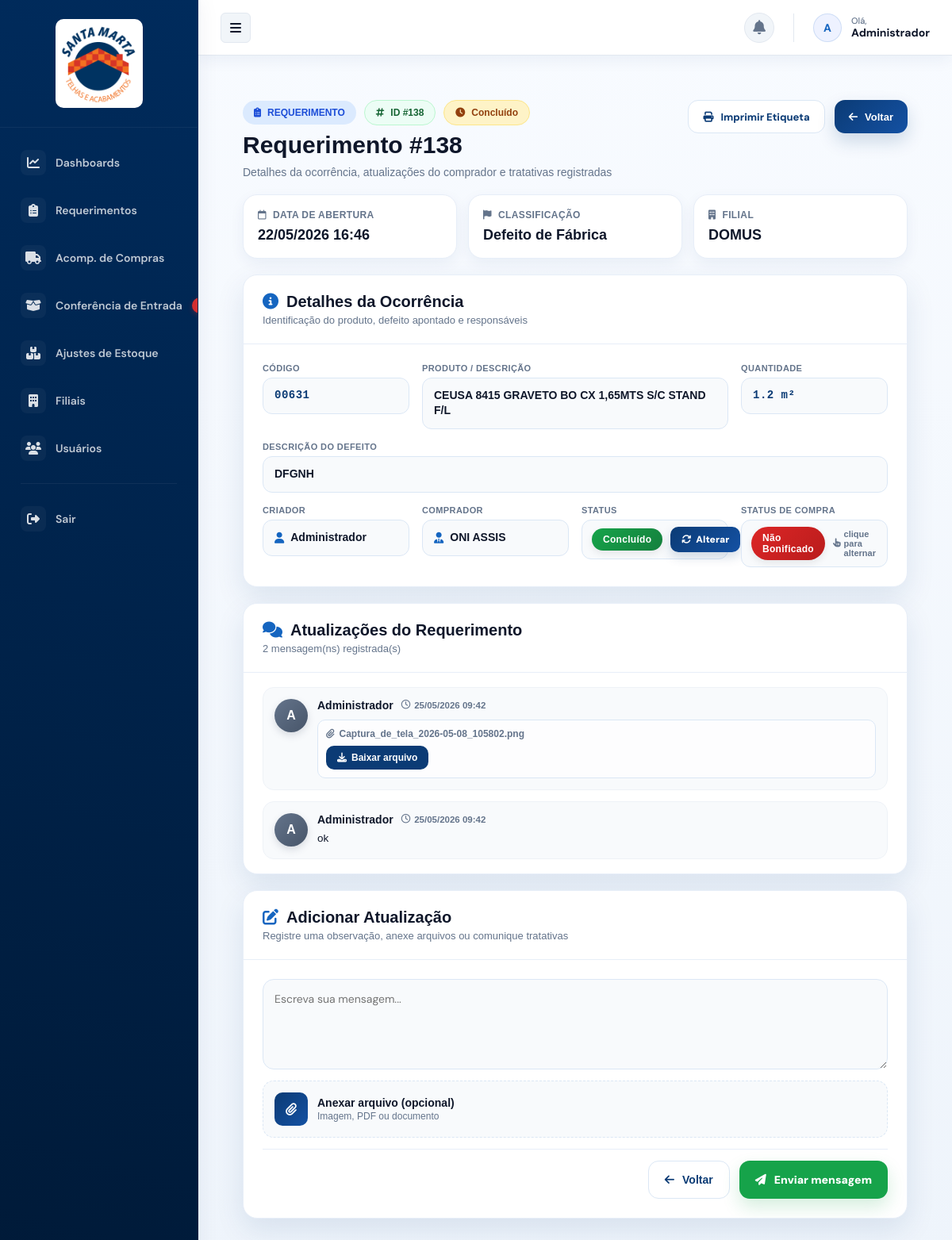
The page /chamados/138 (signed in) on the database its author committed.
### tables this page shows
CREATE TABLE chamados (
        id INTEGER PRIMARY KEY AUTOINCREMENT,
        titulo TEXT NOT NULL,
        descricao TEXT,
        status TEXT NOT NULL DEFAULT 'Aberto',
        prioridade TEXT DEFAULT 'Normal',
        criado_por INTEGER,
        tecnico_id INTEGER,
        filial_id INTEGER,
        data_abertura TEXT,
        data_resolucao TEXT
    , status_compra TEXT DEFAULT '', codigo TEXT, produto TEXT, quantidade REAL, unidade TEXT);

CREATE TABLE filiais (
        id INTEGER PRIMARY KEY AUTOINCREMENT,
        nome TEXT UNIQUE NOT NULL,
        endereco TEXT,
        cidade TEXT,
        estado TEXT,
        telefone TEXT
    );

CREATE TABLE usuarios (
        id INTEGER PRIMARY KEY AUTOINCREMENT,
        nome TEXT NOT NULL,
        usuario TEXT UNIQUE,
        email TEXT UNIQUE,
        senha TEXT NOT NULL,
        tipo TEXT NOT NULL DEFAULT 'usuario',
        filial_id INTEGER
    );

CREATE TABLE mensagens (
        id INTEGER PRIMARY KEY AUTOINCREMENT,
        chamado_id INTEGER NOT NULL,
        autor_id INTEGER NOT NULL,
        autor_nome TEXT NOT NULL,
        autor_tipo TEXT NOT NULL,
        texto TEXT,
        anexo_filename TEXT,
        anexo_path TEXT,
        data TIMESTAMP DEFAULT CURRENT_TIMESTAMP
    );

### app.py (the view)
@app.route("/chamados/<int:id>")
@login_required
def visualizar_chamado(id):
    conn = get_db_connection()
    row = conn.execute("""
        SELECT ch.*, u.nome AS criador_nome, t.nome AS tecnico_nome, f.nome AS filial_nome
        FROM chamados ch
        LEFT JOIN usuarios u ON ch.criado_por = u.id
        LEFT JOIN usuarios t ON ch.tecnico_id = t.id
        LEFT JOIN filiais f ON ch.filial_id = f.id
        WHERE ch.id = ?
    """, (id,)).fetchone()
    if not row:
        conn.close()
        flash("Chamado não encontrado.", "danger")
        return redirect(url_for("listar_chamados"))
    ch = dict(row)
    tipo = session.get("tipo")
    user_id = session.get("user_id")
    if tipo == "usuario" and ch.get("criado_por") != user_id:
        conn.close()
        flash("Você não tem permissão para acessar este chamado.", "danger")
        return redirect(url_for("listar_chamados"))
    from datetime import datetime, timedelta
    def to_brazil_time(dt):
        return dt - timedelta(hours=3)
    if ch.get("data_abertura"):
        try:
            dt = datetime.fromisoformat(ch["data_abertura"])
            br = to_brazil_time(dt)
            ch["data_abertura_fmt"] = br.strftime("%d/%m/%Y %H:%M")
            ch["data_hora_brasil"] = br.strftime("%d/%m/%Y %H:%M")
        except:
            ch["data_abertura_fmt"] = ch["data_abertura"]
            ch["data_hora_brasil"] = ch["data_abertura"]
    else:
        ch["data_abertura_fmt"] = "-"
        ch["data_hora_brasil"] = "-"
    if ch.get("data_resolucao"):
        try:
            dt2 = datetime.fromisoformat(ch["data_resolucao"])
            br2 = to_brazil_time(dt2)
            ch["data_resolucao_fmt"] = br2.strftime("%d/%m/%Y %H:%M")
        except:
            ch["data_resolucao_fmt"] = ch["data_resolucao"]
    else:
        ch["data_resolucao_fmt"] = "-"
    anexos = conn.execute(
        "SELECT * FROM anexos WHERE chamado_id=?",
        (id,)
    ).fetchall()
    msgs_raw = conn.execute(
        "SELECT * FROM mensagens WHERE chamado_id=? ORDER BY data ASC",
        (id,)
    ).fetchall()
    mensagens = []
    for m in msgs_raw:
        item = dict(m)
        try:
            dt = datetime.fromisoformat(item["data"])
            br = to_brazil_time(dt)
            item["data_fmt"] = br.strftime("%d/%m/%Y %H:%M")
        except:
            item["data_fmt"] = item["data"]
        mensagens.append(item)
    conn.close()
    return render_template(
        "chamado_detalhe.html",
        chamado=ch,
        anexos=anexos,
        mensagens=mensagens
    )

### app.py (called while the page is built, shortened)
def login_required(f):
    @wraps(f)
    def wrapped(*args, **kwargs):
        if not session.get("user_id"):
            return redirect(url_for("login"))
        return f(*args, **kwargs)
    return wrapped

@app.context_processor
def inject_now():
    return {"now": lambda: datetime.now(pytz.UTC), "year": datetime.now(pytz.UTC).year}

def get_db_connection():
    conn = sqlite3.connect(DB_PATH)
    conn.row_factory = sqlite3.Row
    return conn

def csrf_token():
    token = session.get("_csrf_token")
    if not token:
        token = secrets.token_urlsafe(32)
        session["_csrf_token"] = token
    return token

@app.context_processor
def inject_security_helpers():
    return {"csrf_token": csrf_token, "static_version": "20260527-v2"}

@app.before_request
def enforce_csrf_protection():
    if request.method in ("GET", "HEAD", "OPTIONS"):
        return None

@app.after_request
def add_security_headers(response):
    response.headers.setdefault("X-Content-Type-Options", "nosniff")
    response.headers.setdefault("X-Frame-Options", "SAMEORIGIN")
    response.headers.setdefault("Referrer-Policy", "strict-origin-when-cross-origin")
    response.headers.setdefault("Permissions-Policy", "geolocation=(), microphone=(), camera=()")
    response.headers.setdefault("Cache-Control", "no-store" if session.get("user_id") else "no-cache")
    return response

### templates/chamado_detalhe.html (shortened to what this page needs)
{% extends 'layout.html' %}
{% block content %}
{% set partes = chamado.titulo.split(' - ') %}
<div class="page">
    <div class="header">
        <div class="header-left">
            <div class="header-badges">
                <div class="badge-page">
                    <i class="fa-solid fa-clipboard-list"></i>
                    REQUERIMENTO
                </div>
                <div class="badge-filial">
                    <i class="fa-solid fa-hashtag"></i>
                    ID #{{ chamado.id }}
                </div>
                <div class="badge-status">
                    <i class="fa-solid fa-clock"></i>
                    {{ chamado.status or 'Aberto' }}
                </div>
            </div>
            <h1 class="page-title">
                Requerimento #{{ chamado.id }}
            </h1>
            <p class="page-subtitle">
                Detalhes da ocorrência, atualizações do comprador e tratativas registradas
            </p>
        </div>
        <div class="header-actions">
            <button
                type="button"
                onclick="abrirModalEtiqueta()"
                class="btn-print"
            >
                <i class="fa-solid fa-print"></i>
                Imprimir Etiqueta
            </button>
            <a
                href="{{ url_for('listar_chamados') }}"
                class="btn-back"
            >
                <i class="fa-solid fa-arrow-left"></i>
                Voltar
            </a>
        </div>
    </div>
    <div class="summary-grid">
        <div class="summary-card">
            <span><i class="fa-regular fa-calendar"></i> Data de abertura</span>
            <strong>{{ chamado.data_abertura_fmt or '-' }}</strong>
        </div>
        <div class="summary-card">
            <span><i class="fa-solid fa-flag"></i> Classificação</span>
            <strong>{{ chamado.prioridade or '-' }}</strong>
        </div>
        <div class="summary-card">
            <span><i class="fa-solid fa-building"></i> Filial</span>
            <strong>{{ chamado.filial_nome or '-' }}</strong>
        </div>
    </div>
    <div class="card-form">
        <div class="card-header">
            <div>
                <h3>
                    <i class="fa-solid fa-circle-info"></i>
                    Detalhes da Ocorrência
                </h3>
                <p>Identificação do produto, defeito apontado e responsáveis</p>
            </div>
        </div>
        <div class="info-grid">
            <div class="info-item">
                <label>Código</label>
                <p class="info-code">
                    {% if partes|length >= 2 %}{{ partes[0] }}{% else %}-{% endif %}
                </p>
            </div>
            <div class="info-item span-2">
                <label>Produto / Descrição</label>
                <p>
                    {% if partes|length >= 2 %}
                        {{ partes[1] }}
                    {% else %}
                        {{ chamado.titulo or '-' }}
                    {% endif %}
                </p>
            </div>
            <div class="info-item">
                <label>Quantidade</label>
                <p class="info-code">
                    {% if partes|length >= 3 %}{{ partes[2] }}{% else %}-{% endif %}
                </p>
            </div>
            <div class="info-item full">
                <label>Descrição do Defeito</label>
                <p>{{ chamado.descricao or '-' }}</p>
            </div>
            <div class="info-item">
                <label>Criador</label>
                <p>
                    <i class="fa-solid fa-user"></i>
                    {{ chamado.criador_nome or '-' }}
                </p>
            </div>
            <div class="info-item">
                <label>Comprador</label>
                <p>
                    <i class="fa-solid fa-user-tie"></i>
                    {{ chamado.tecnico_nome or '-' }}
                </p>
            </div>
            <div class="info-item">
                <label>Status</label>
                <div class="status-row">
                    <span id="statusSpan" class="btn-status"
                          data-id="{{ chamado.id }}"
                          data-valor="{{ chamado.status|default('Aberto') }}">
                    </span>
                    {% if session.get('tipo') in ['tecnico','admin','comprador','usuario'] %}
                        <button class="btn-sm" id="btnAlterarStatus">
                            <i class="fa-solid fa-arrows-rotate"></i>
                            Alterar
                        </button>
                    {% endif %}
                </div>
            </div>
            <div class="info-item">
                <label>Status de Compra</label>
                <div class="status-row">
                    <span id="statusCompraSpan"
                          class="btn-status clickable"
                          data-id="{{ chamado.id }}"
                          data-valor="{{ chamado.status_compra or 'Vazio' }}">
                    </span>
                    {% if session.get('tipo') in ['admin','comprador'] %}
                        <small class="hint-text">
                            <i class="fa-solid fa-hand-pointer"></i>
                            clique para alternar
                        </small>
                    {% endif %}
                </div>
            </div>
        </div>
    </div>
    <div class="card-form">
        <div class="card-header">
            <div>
                <h3>
                    <i class="fa-solid fa-comments"></i>
                    Atualizações do Requerimento
                </h3>
                <p>{{ mensagens|length }} mensagem(ns) registrada(s)</p>
            </div>
        </div>
        <div class="msg-list">
            {% if mensagens %}
                {% for m in mensagens %}
                    <div class="msg-item {% if m.autor_tipo == 'usuario' %}msg-user{% else %}msg-other{% endif %}">
                        <div class="msg-avatar">
                            {{ (m.autor_nome or '?')[:1]|upper }}
                        </div>
                        <div class="msg-body">
                            <div class="msg-head">
                                <strong>{{ m.autor_nome or 'Usuário' }}</strong>
                                <span class="msg-date">
                                    <i class="fa-regular fa-clock"></i>
                                    {{ m.data_fmt }}
                                </span>
                            </div>
                            <div class="msg-text">{{ m.texto }}</div>
                            {% if m.anexo_filename %}
                                <div class="msg-anexo">
                                    <div class="msg-anexo-name">
                                        <i class="fa-solid fa-paperclip"></i>
                                        {{ m.anexo_filename }}
                                    </div>
                                    <a href="{{ url_for('download_upload', filename=m.anexo_path) }}"
                                       target="_blank"
                                       class="msg-anexo-download"
                                       style="display:none;">
                                        <i class="fa-solid fa-download"></i>
                                        Baixar arquivo
                                    </a>
                                </div>
                            {% endif %}
                        </div>
                    </div>
                {% endfor %}
            {% else %}
                <div class="msg-empty">
                    <i class="fa-regular fa-comment-dots"></i>
                    <p>Nenhuma atualização registrada ainda.</p>
                </div>
            {% endif %}
        </div>
    </div>
    <div class="card-form">
        <div class="card-header">
            <div>
                <h3>
                    <i class="fa-solid fa-pen-to-square"></i>
                    Adicionar Atualização
                </h3>
                <p>Registre uma observação, anexe arquivos ou comunique tratativas</p>
            </div>
        </div>
        <form id="mensagemForm" method="POST"
              action="{{ url_for('enviar_mensagem', id=chamado.id) }}"
              enctype="multipart/form-data"
              class="msg-form">
            <textarea name="texto" rows="4"
                      placeholder="Escreva sua mensagem..."
                      class="msg-textarea"></textarea>
            <label class="msg-file" id="msgFileWrapper">
                <div class="msg-file-info">
                    <i class="fa-solid fa-paperclip"></i>
                    <div>
                        <strong id="msgFileName">Anexar arquivo (opcional)</strong>
                        <span id="msgFileHint">Imagem, PDF ou documento</span>
                    </div>
                </div>
            </label>
            <div class="msg-form-actions">
                <a class="btn-cancel" href="{{ url_for('listar_chamados') }}">
                    <i class="fa-solid fa-arrow-left"></i>
                    Voltar
                </a>
                <button type="submit" class="btn-save">
                    <i class="fa-solid fa-paper-plane"></i>
                    Enviar mensagem
                </button>
            </div>
        </form>
    </div>
</div>
{% endblock %}

### static/style.css (style rules this page uses)
:root { --azul-escuro: #002b5c; --azul-medio: #1565C0; --laranja: #f47b20; --verde: #28a745; --vermelho: #D32F2F; --cinza: #9CA3AF; --bg: #f8fafc; --card: #ffffff; --border-color: #e2e8f0; --border-light: #f1f5f9; --text-main: #0f172a; --text-muted: #64748b; --text-white: #ffffff; --radius-sm: 6px; --radius-md: 10px; --radius-lg: 14px; --shadow-sm: 0 1px 3px rgba(15, 23, 42, 0.04); --shadow-md: 0 4px 12px -2px rgba(15, 23, 42, 0.06), 0 2px 6px -1px rgba(15, 23, 42, 0.03); --shadow-lg: 0 20px 25px -5px rgba(15, 23, 42, 0.08), 0 10px 10px -5px rgba(15, 23, 42, 0.04); --transition: all 0.2s cubic-bezier(0.4, 0, 0.2, 1); }
* { box-sizing: border-box; margin: 0; padding: 0; }
html, body { width: 100%; max-width: 100%; overflow-x: hidden; height: 100%; background-color: var(--bg); }
body { font-family: "DM Sans", system-ui, -apple-system, sans-serif; color: var(--text-main); -webkit-font-smoothing: antialiased; -moz-osx-font-smoothing: grayscale; }
input, button, select, textarea { font-family: inherit; color: inherit; }
.btn-sm { background: var(--laranja); color: var(--text-white); padding: 6px 12px; border-radius: var(--radius-sm); text-decoration: none; font-size: 12px; font-weight: 700; display: inline-flex; align-items: center; gap: 6px; transition: var(--transition); }

### templates/layout.html (style rules this page uses)
html,body,input,button,select,textarea { font-family:"DM Sans",system-ui,sans-serif !important; }

### rows shown on the page
chamados: id "138", status "Concluído", prioridade "Defeito de Fábrica", produto "CEUSA 8415 GRAVETO BO CX 1,65MTS S/C STAND F/L", descricao "DFGNH"
filiais: nome "DOMUS"
usuarios: nome "Administrador"
usuarios: nome "ONI ASSIS"
mensagens: autor_nome "A", autor_nome "Administrador", data_fmt "25/05/2026 09:42", anexo_filename "Captura_de_tela_2026-05-08_105802.png"
mensagens: autor_nome "A", autor_nome "Administrador", data_fmt "25/05/2026 09:42", texto "ok"

### other values the page prints
{{ session.get('nome', 'U')[0] | upper }} "A"
{{ session.get('nome', 'Usuário') }} "Administrador"
{{ chamado.data_abertura_fmt or '-' }} "22/05/2026 16:46"
{{ partes[0] }} "00631"
{{ partes[2] }} "1.2 m²"
{{ mensagens|length }} "2"
